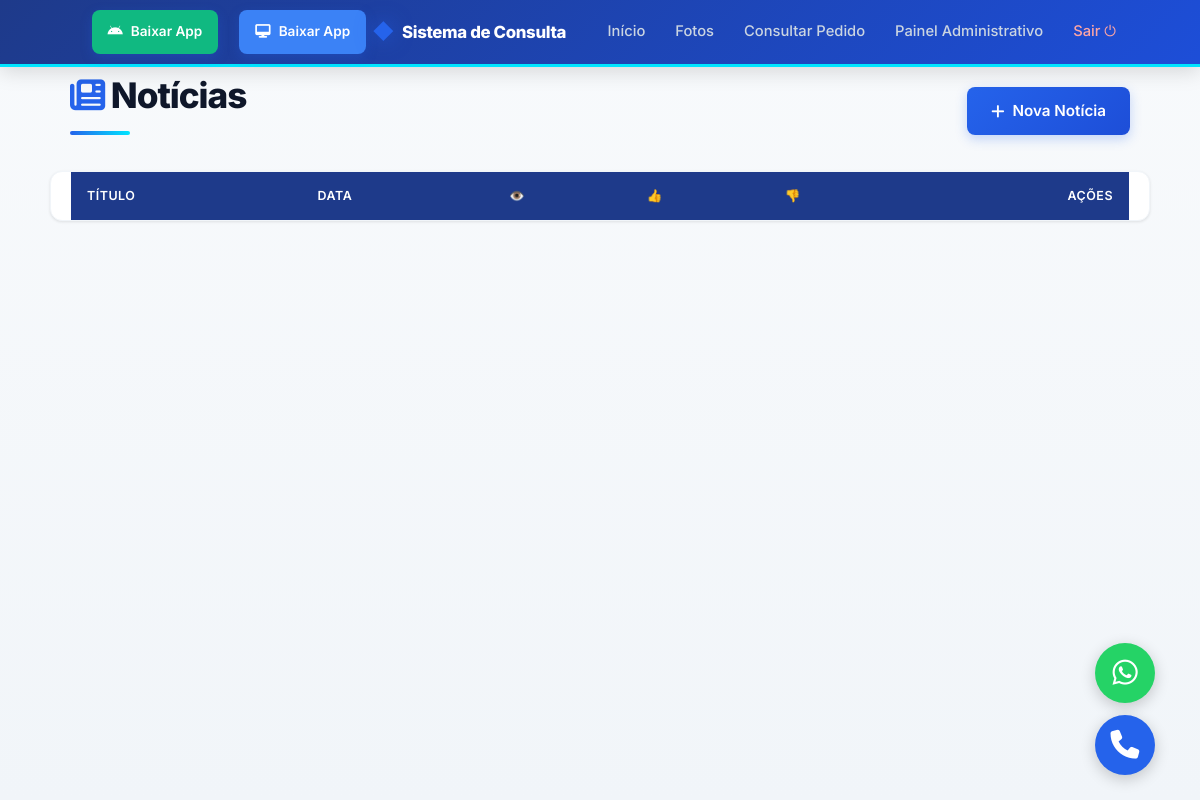
Before: /admin/noticias (signed in) with the older database file.
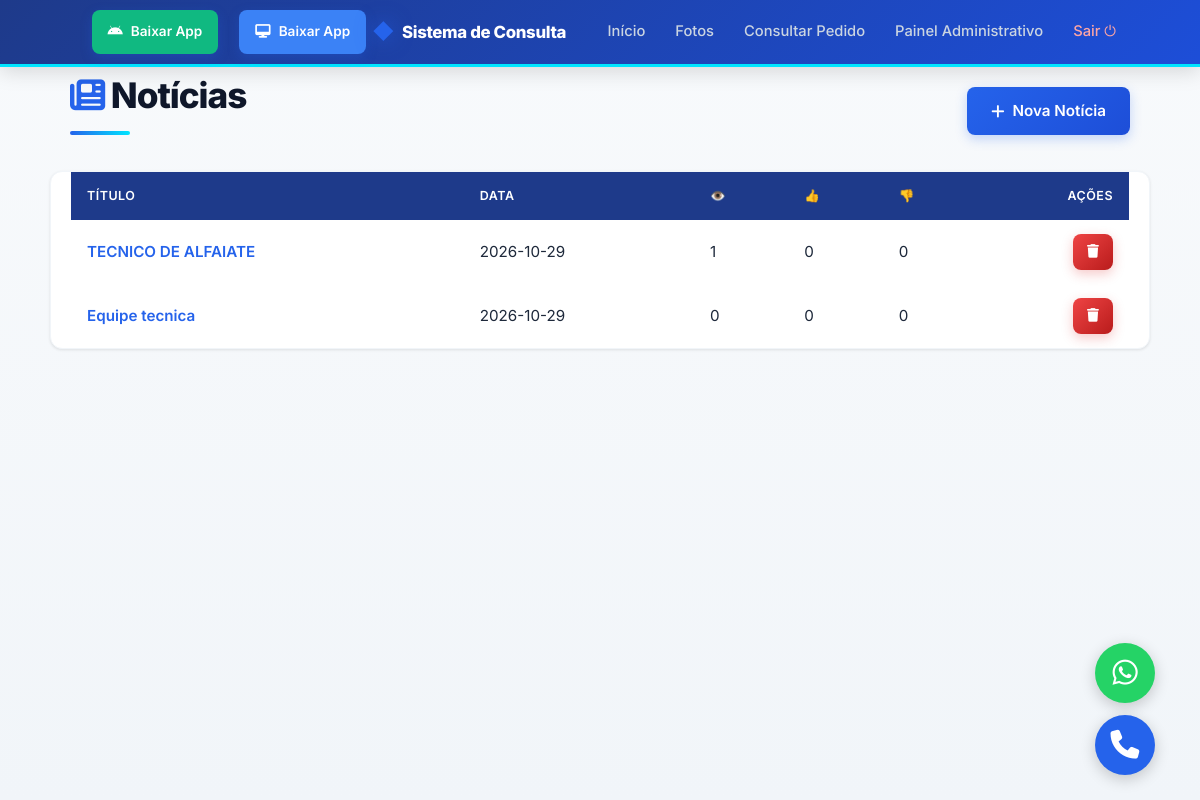
After: the same page with the newer database file.
### tables this page shows
CREATE TABLE noticias(
            id INTEGER PRIMARY KEY AUTOINCREMENT,
            titulo TEXT NOT NULL,
            texto  TEXT NOT NULL,
            imagem TEXT,
            criada_em TEXT NOT NULL,
            visualizacoes INTEGER DEFAULT 0,
            likes    INTEGER DEFAULT 0,
            dislikes INTEGER DEFAULT 0
        );

### app.py (the view)
@app.route("/admin/noticias")
@login_required
def admin_noticias():
    db = get_db()
    noticias = db.execute("SELECT * FROM noticias ORDER BY criada_em DESC").fetchall()
    return render_template("admin_noticias.html", noticias=noticias)

### app.py (called while the page is built)
def get_db():
    if "db" not in g:
        g.db = sqlite3.connect(DB_PATH)
        g.db.row_factory = sqlite3.Row
    return g.db

def login_required(f):
    @wraps(f)
    def wrap(*a, **kw):
        if not session.get("admin_id"):
            return redirect(url_for("login"))
        return f(*a, **kw)
    return wrap

### templates/admin_noticias.html
{% extends "base.html" %}{% block title %}Notícias{% endblock %}
{% block content %}
<div style="display: flex; justify-content: space-between; align-items: center;">
  <h1><i class="fa-solid fa-newspaper" style="color: var(--azul);"></i> Notícias</h1>
  <a href="{{ url_for('admin_noticia_nova') }}" class="btn"><i class="fa-solid fa-plus"></i> Nova Notícia</a>
</div>
<table>
<thead>
  <tr><th>Título</th><th>Data</th><th>👁️</th><th>👍</th><th>👎</th><th style="text-align: right;">Ações</th></tr>
</thead>
<tbody>
{% for n in noticias %}
<tr>
  <td data-label="Título"><a href="{{ url_for('ver_noticia', id=n.id) }}">{{ n.titulo }}</a></td>
  <td data-label="Data">{{ n.criada_em[:10] }}</td>
  <td data-label="👁️">{{ n.visualizacoes }}</td>
  <td data-label="👍">{{ n.likes }}</td>
  <td data-label="👎">{{ n.dislikes }}</td>
  <td data-label="Ações" style="text-align: right;">
    <form method="post" action="{{ url_for('admin_noticia_apagar', id=n.id) }}" onsubmit="return confirm('Apagar?')" style="display:inline">
      <button class="btn-danger btn-sm"><i class="fa-solid fa-trash"></i></button>
    </form>
  </td>
</tr>
{% endfor %}
</tbody>
</table>
{% endblock %}

### templates/base.html (shortened to what this page needs)
<!doctype html>
<html lang="pt">
<head>
<link rel="stylesheet" href="https://cdnjs.cloudflare.com/ajax/libs/font-awesome/6.4.0/css/all.min.css">
</head>
<body>
<header class="navbar">
  <div class="nav-inner">
    <a href="{{ url_for('static', filename='downloads/alfaiataria.apk') }}" download class="btn" style="background: #10b981; color: white; padding: 8px 16px; font-size: 0.85rem; margin-left: auto; margin-right: 15px;">
        <i class="fa-brands fa-android"></i> Baixar App </a>
    <a href="{{ url_for('static', filename='downloads/Alfaiataria.exe') }}" download class="btn" style="background: #3b82f6; color: white; padding: 8px 16px; font-size: 0.85rem;">
          <i class="fa-solid fa-desktop"></i> Baixar App
        </a>
    <a href="{{ url_for('home') }}" class="brand">Sistema de Consulta</a>
    <nav class="nav-links" id="navLinks">
      <a href="{{ url_for('home') }}">Início</a>
      <a href="{{ url_for('fotos') }}">Fotos</a>
      <a href="{{ url_for('consultar') }}">Consultar Pedido</a>
      {% if session.get('admin_id') %}
        <a href="{{ url_for('admin_dashboard') }}">Painel Administrativo</a>
        <a href="{{ url_for('logout') }}" class="logout">Sair ⏻</a>
      {% else %}
        <a href="{{ url_for('login') }}" class="logout">Admin 🔐</a>
      {% endif %}
    </nav>
  </div>
</header>
{% block content %}{% endblock %}
    <div class="fab-container">
      <a href="https://wa.me/qr/TG4TC2KX6A6OE1" target="_blank" class="fab-btn fab-whatsapp" title="Falar no WhatsApp" aria-label="WhatsApp">
        <i class="fa-brands fa-whatsapp"></i>
      </a>
      <a href="tel:+244928941415" class="fab-btn fab-call" title="Ligar agora" aria-label="Ligar">
        <i class="fa-solid fa-phone"></i>
      </a>
    </div>
</body>
</html>

### templates/base.html (style rules this page uses)
:root { --azul: #2563eb; --azul-esc: #1d4ed8; --azul-nav: #1e3a8a; --azul-cla: #dbeafe; --ciano: #00E5FF; --ciano-esc: #00B8D4; --preto: #0f172a; --preto-suave:#1e293b; --cinza-900: #1e293b; --cinza-700: #334155; --cinza-500: #64748b; --cinza-300: #cbd5e1; --cinza-100: #f1f5f9; --branco: #ffffff; --sombra-sm: 0 1px 3px rgba(0,0,0,.1); --sombra: 0 4px 12px rgba(0,0,0,.08); --sombra-azul:0 12px 32px rgba(37,99,235,.25); --radius: 12px; --radius-sm: 8px; --transicao: all .2s cubic-bezier(.4,0,.2,1); --safe: env(safe-area-inset-bottom, 0px); }
* { box-sizing:border-box;margin:0;padding:0 }
html { -webkit-text-size-adjust:100%;scroll-behavior:smooth }
body { font-family:'Inter',system-ui,-apple-system,sans-serif; background:linear-gradient(180deg,#f8fafc 0%,#f1f5f9 100%); color:var(--cinza-900); line-height:1.6; min-height:100vh; padding-bottom:calc(60px + var(--safe)); -webkit-font-smoothing:antialiased; }
a { color:var(--azul);text-decoration:none;transition:var(--transicao) }
.navbar { background: linear-gradient(135deg, var(--azul-nav) 0%, var(--azul-esc) 100%); position:sticky; top:0; z-index:100; box-shadow:0 4px 20px rgba(0,0,0,.15); border-bottom:3px solid var(--ciano); padding-top:env(safe-area-inset-top, 0px); }
.nav-inner { max-width:1100px; margin:0 auto; padding:0 20px; display:flex; align-items:center; gap:6px; min-height:64px; flex-wrap:wrap; }
.brand { color:var(--branco); font-weight:800; font-size:1.05rem; letter-spacing:-.02em; display:flex; align-items:center; gap:8px; margin-right:auto; }
.brand::before { content:'◆'; color:var(--azul); font-size:1.3rem; text-shadow:0 0 20px rgba(37,99,235,.6); }
.nav-links { display:flex; align-items:center; gap:2px; flex-wrap:wrap }
.nav-links a { color:var(--cinza-300); font-weight:500; font-size:.92rem; padding:10px 14px; border-radius:var(--radius-sm); transition:var(--transicao); white-space:nowrap; display:inline-flex; align-items:center; min-height:44px; }
.nav-links a.logout { color:#fca5a5 }
.container, body > *:not(.navbar):not(.flash):not(.mobile-overlay) { max-width:1100px; margin-left:auto; margin-right:auto; padding-left:20px; padding-right:20px; }
h1 { font-size:2rem; font-weight:800; color:var(--preto); margin-bottom:20px; letter-spacing:-.03em; position:relative; padding-bottom:12px; }
h1::after { content:''; position:absolute; bottom:0; left:0; width:60px; height:4px; background:linear-gradient(90deg,var(--azul),var(--preto)); border-radius:2px; }
button, .btn { padding: 12px 24px; min-height: 44px; background: linear-gradient(135deg, var(--azul) 0%, var(--azul-esc) 100%); color: var(--branco); border: 0; border-radius: 8px; cursor: pointer; font-family: inherit; font-weight: 600; font-size: 0.95rem; transition: var(--transicao); box-shadow: 0 4px 12px rgba(37, 99, 235, 0.25); display: inline-flex; align-items: center; justify-content: center; gap: 8px; }
button.btn-danger, .btn-danger { background: linear-gradient(135deg, #ef4444 0%, #b91c1c 100%); box-shadow: 0 4px 12px rgba(220, 38, 38, 0.25); }
button.btn-sm, .btn-sm { padding: 8px 14px; font-size: 0.85rem; min-height: 36px; }
table { width: 100%; border-collapse: separate; border-spacing: 0; background: var(--branco); border-radius: var(--radius); overflow: hidden; box-shadow: var(--sombra-sm); border: 1px solid var(--cinza-100); margin-top: 16px; }
th, td { padding: 14px 16px; text-align: left; font-size: 0.95rem; vertical-align: middle; }
th { font-weight: 600; text-transform: uppercase; letter-spacing: 0.04em; font-size: 0.78rem; background: var(--azul-nav); color: var(--branco); }
tr:not(:first-child) { border-top: 1px solid var(--cinza-100); transition: var(--transicao); }
tr td:first-child { font-weight: 600; }
@media (min-width:1200px) { h1 { font-size:2.2rem } }
h1::after { background: linear-gradient(90deg, var(--azul), var(--ciano)); }
.fab-container { position: fixed; bottom: 25px; right: 25px; display: flex; flex-direction: column; gap: 12px; z-index: 1000; }
.fab-btn { width: 60px; height: 60px; border-radius: 50%; display: flex; justify-content: center; align-items: center; color: #fff !important; font-size: 1.8rem; box-shadow: 0 4px 15px rgba(0,0,0,0.2); transition: all 0.3s ease; text-decoration: none; }
.fab-whatsapp { background: #25D366; }
.fab-call { background: var(--azul); }

Changed rows visible on the page:
added noticias: titulo "TECNICO DE ALFAIATE", criada_em "2026-10-29", visualizacoes "1", likes "0", dislikes "0"
added noticias: titulo "Equipe tecnica", criada_em "2026-10-29", visualizacoes "0", likes "0", dislikes "0"
